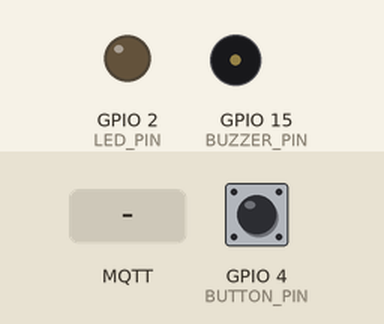
The sketch below on a simulated ESP32. Shown: output pins drawn as LEDs (lit = HIGH), buzzer (waves = sounding). Dashed ring = blinking. Inputs (shaded band) come from the test bench; at power-on: GPIO 4 (BUTTON_PIN) HIGH. WiFi joins after 1.5 s; servers stay silent unless stated; no MQTT or app messages arrive unless stated; what the sketch prints to the serial monitor is not drawn.

Above: at 2.7 s.
2.8 s: MQTT message "led" arrives on the first subscribed topic
At 2.95 s:
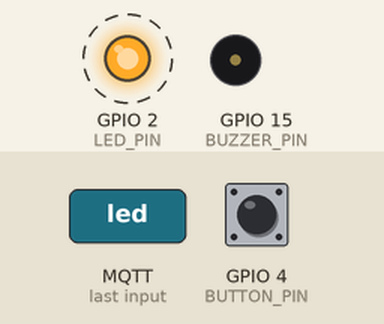
5.8 s: MQTT message "sonido" arrives on the first subscribed topic
At 6.05 s:
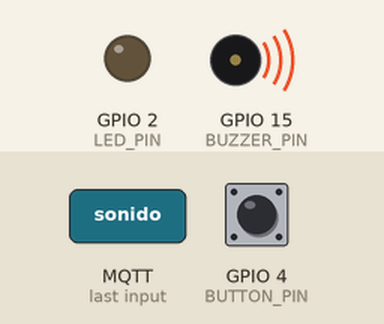
Timing chart, 0 to 8.8 s (numbered marks = the images above; inputs shaded):
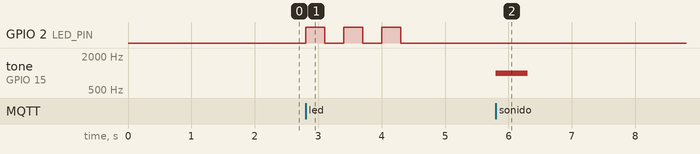

Measured:
- after the input at 2.8 s, GPIO 2 (LED_PIN): alternates HIGH for 0.30 s and LOW for 0.30 s, 6 changes in all, then stays LOW, starting at once
- after the input at 5.8 s, tone on GPIO 15 (BUZZER_PIN): silent → 1000 Hz at once, → silent 0.50 s later

The sketch:

main.ino
```cpp
#if defined(ESP32)
#include <WiFi.h>
#include <MQTT.h>

// --- CONFIGURACIÓN PRIVADA ---
const char* WIFI_SSID = "h";          // 🔹 Escribe aquí el nombre de tu red WiFi
const char* WIFI_PASS = "geronimo";    // 🔹 Escribe aquí tu contraseña de WiFi

const char* MQTT_SERVER = "test.mosquitto.org";  // 🔹 Servidor MQTT (público para pruebas)
const int MQTT_PORT = 1883;                      // 🔹 Puerto estándar
const char* MQTT_CLIENT_ID = "ESP32_client";     // 🔹 Nombre del cliente (puedes cambiarlo)
const char* MQTT_TOPIC_SEND = "esp32/bateria";   // 🔹 Tema donde el ESP32 enviará mensajes
const char* MQTT_TOPIC_RECEIVE = "esp32/sonido"; // 🔹 Tema donde el ESP32 escuchará

// --- OBJETOS Y PINES ---
WiFiClient net;
MQTTClient client;

const int LED_PIN = 2;      // 🔹 LED conectado al pin 2
const int BUTTON_PIN = 4;   // 🔹 Botón en el pin 4
const int BUZZER_PIN = 15;  // 🔹 Buzzer (opcional) en el pin 15

bool lastButtonState = HIGH;

// --- FUNCIÓN: CONECTAR AL WIFI ---
void connectWiFi() {
  Serial.print("Conectando a WiFi...");
  WiFi.begin(WIFI_SSID, WIFI_PASS);
  while (WiFi.status() != WL_CONNECTED) {
    delay(500);
    Serial.print(".");
  }
  Serial.println(" Conectado!");
}

// --- FUNCIÓN: CONECTAR AL BROKER MQTT ---
void connectMQTT() {
  Serial.print("Conectando al broker MQTT...");
  while (!client.connect(MQTT_CLIENT_ID)) {
    Serial.print(".");
    delay(1000);
  }
  Serial.println(" Conectado!");
  client.subscribe(MQTT_TOPIC_RECEIVE); // 🔹 Escucha mensajes en este tema
}

// --- FUNCIÓN: AL RECIBIR UN MENSAJE MQTT ---
void messageReceived(String &topic, String &payload) {
  Serial.println("Mensaje recibido: " + payload);

  if (payload == "led") {
    // 🔹 Prende y apaga el LED 3 veces
    for (int i = 0; i < 3; i++) {
      digitalWrite(LED_PIN, HIGH);
      delay(300);
      digitalWrite(LED_PIN, LOW);
      delay(300);
    }
  }
  else if (payload == "sonido") {
    // 🔹 Emite un pitido corto
    tone(BUZZER_PIN, 1000, 500);
  }
}

// --- SETUP (solo se ejecuta una vez) ---
void setup() {
  Serial.begin(115200);
  pinMode(LED_PIN, OUTPUT);
  pinMode(BUTTON_PIN, INPUT_PULLUP);
  pinMode(BUZZER_PIN, OUTPUT);

  connectWiFi(); // 🔹 Conexión al WiFi

  client.begin(MQTT_SERVER, MQTT_PORT, net);
  client.onMessage(messageReceived); // 🔹 Configura la función que manejará los mensajes
  connectMQTT(); // 🔹 Conexión inicial al broker MQTT
}

// --- LOOP (se repite todo el tiempo) ---
void loop() {
  client.loop(); // 🔹 Revisa si hay mensajes nuevos

  if (!client.connected()) {
    connectMQTT(); // 🔹 Si se desconecta, intenta reconectarse
  }

  bool buttonState = digitalRead(BUTTON_PIN);
  if (buttonState == LOW && lastButtonState == HIGH) {
    Serial.println("Botón presionado -> enviando batería baja");
    client.publish(MQTT_TOPIC_SEND, "bateria baja"); // 🔹 Enviar mensaje al broker
  }
  lastButtonState = buttonState;
}
#endif
```
